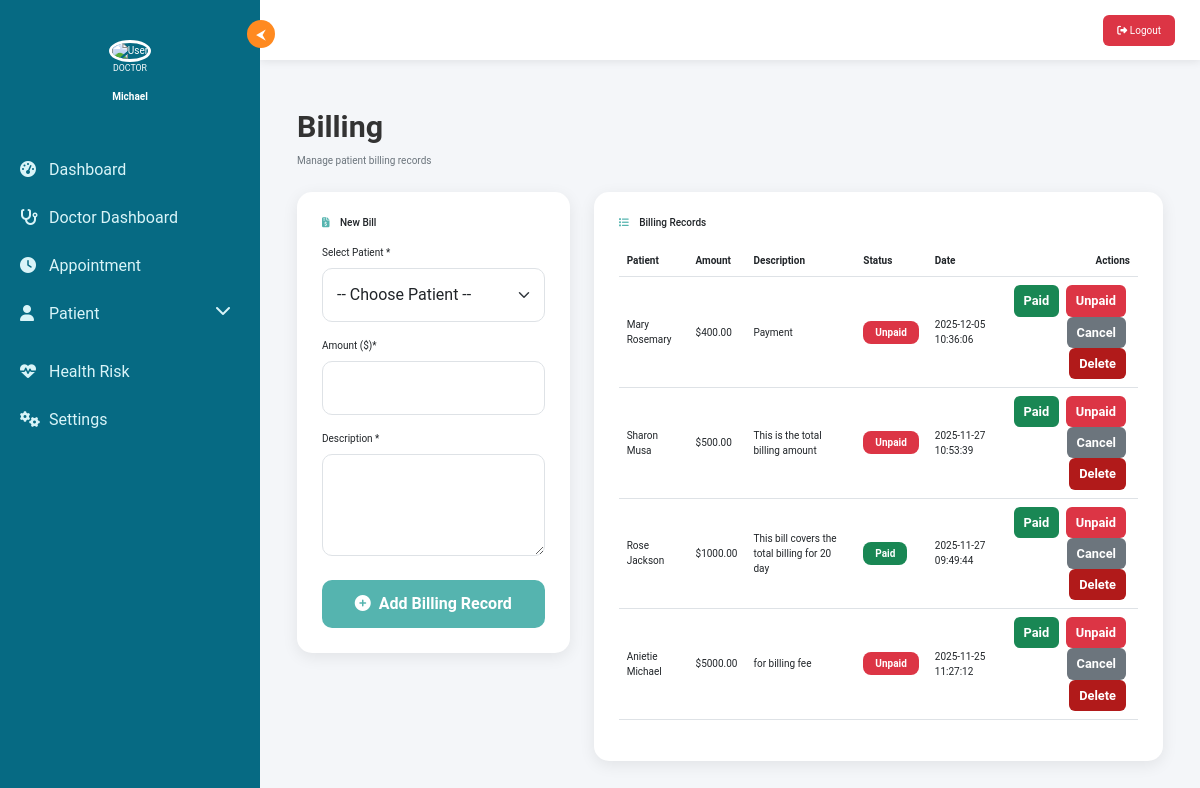
Page /billing (signed in) on the committed database.
### tables this page shows
CREATE TABLE patients (
            id INTEGER PRIMARY KEY AUTOINCREMENT,
            patient_id TEXT UNIQUE NOT NULL,
            first_name TEXT NOT NULL,
            last_name TEXT NOT NULL,
            date_of_birth DATE NOT NULL,
            gender TEXT NOT NULL,
            phone TEXT,
            email TEXT,
            address TEXT,
            emergency_contact TEXT,
            medical_history TEXT,
            created_by INTEGER,
            created_at TIMESTAMP DEFAULT CURRENT_TIMESTAMP,
            FOREIGN KEY (created_by) REFERENCES users (id)
        );

CREATE TABLE billing (
            id INTEGER PRIMARY KEY AUTOINCREMENT,
            patient_id INTEGER NOT NULL,
            description TEXT,
            amount REAL NOT NULL,
            status TEXT DEFAULT 'Unpaid',
            created_by INTEGER,
            created_at TIMESTAMP DEFAULT CURRENT_TIMESTAMP,
            FOREIGN KEY (patient_id) REFERENCES patients(id),
            FOREIGN KEY (created_by) REFERENCES users(id)
        );

### templates/app.py (the view, shortened to what this page needs)
@app.route('/billing', methods=['GET', 'POST'])
@login_required
def billing():
    if session.get('role') == 'patient':
        flash("Access restricted. Patients cannot access billing.", "danger")
        return redirect(url_for('appointments'))
    conn = get_db()
    patients = conn.execute("""
        SELECT id, first_name, last_name FROM patients ORDER BY first_name
    """).fetchall()
    bills = conn.execute("""
        SELECT b.*, p.first_name, p.last_name
        FROM billing b
        JOIN patients p ON p.id = b.patient_id
        ORDER BY b.created_at DESC
    """).fetchall()
    conn.close()
    return render_template("billing.html", patients=patients, bills=bills)

### templates/app.py (called while the page is built)
def get_db():
    conn = sqlite3.connect('hospital.db')
    conn.row_factory = sqlite3.Row
    return conn

def login_required(f):
    @wraps(f)
    def wrapper(*args, **kwargs):
        if 'user_id' not in session:
            flash("Please log in first.", "danger")
            return redirect(url_for("login"))
        return f(*args, **kwargs)
    return wrapper

### templates/templates/billing.html (shortened to what this page needs)
{% extends "base.html" %}
{% block content %}
<div class="container-fluid py-4">
    <h1 class="billing-title">Billing</h1>
    <p class="billing-subtitle">Manage patient billing records</p>
    <div class="row mt-4">
        <div class="col-lg-4 mb-4">
            <div class="billing-card">
                <h5 class="mb-3">
                    <i class="fas fa-file-invoice-dollar me-2" style="color: var(--primary-color);"></i>
                    New Bill
                </h5>
                <form method="POST" action="{{ url_for('billing') }}">
                    <div class="mb-3">
                        <label class="form-label">Select Patient *</label>
                        <select name="patient_id" class="form-select" required>
                            <option value="">-- Choose Patient --</option>
                        </select>
                    </div>
                    <div class="mb-3">
                        <label class="form-label">Amount ($)*</label>
                        <input type="number" name="amount" step="0.01" class="form-control" required>
                    </div>
                    <div class="mb-3">
                        <label class="form-label">Description *</label>
                        <textarea name="description" class="form-control" rows="3" required></textarea>
                    </div>
                    <button class="btn btn-primary w-100 mt-2">
                        <i class="fas fa-plus-circle me-1"></i>
                        Add Billing Record
                    </button>
                </form>
            </div>
        </div>
        <div class="col-lg-8 mb-4">
            <div class="billing-table-card">
                <h5 class="mb-3">
                    <i class="fas fa-list me-2" style="color: var(--primary-color);"></i>
                    Billing Records
                </h5>
                <div class="table-responsive">
                    <table class="table align-middle">
                        <thead>
                            <tr>
                                <th>Patient</th>
                                <th>Amount</th>
                                <th>Description</th>
                                <th>Status</th>
                                <th>Date</th>
                                <th class="text-end">Actions</th>
                            </tr>
                        </thead>
                        <tbody>
                            {% for b in bills %}
                            <tr>
                                <td data-label="Patient">
                                    {{ b.first_name }} {{ b.last_name }}
                                </td>
                                <td data-label="Amount">
                                    ${{ "%.2f"|format(b.amount) }}
                                </td>
                                <td data-label="Description">
                                    {{ b.description }}
                                </td>
                                <td data-label="Status">
                                    {% if b.status == "Paid" %}
                                        <span class="status-badge paid">Paid</span>
                                    {% elif b.status == "Unpaid" %}
                                        <span class="status-badge unpaid">Unpaid</span>
                                    {% else %}
                                        <span class="status-badge cancelled">Cancelled</span>
                                    {% endif %}
                                </td>
                                <td data-label="Date">
                                    {{ b.created_at }}
                                </td>
                                <td data-label="Actions" class="text-end">
                                    <a href="{{ url_for('update_bill_status', id=b.id, new_status='Paid') }}"
                                       class="action-btn btn-paid">Paid</a>
                                    <a href="{{ url_for('update_bill_status', id=b.id, new_status='Unpaid') }}"
                                       class="action-btn btn-unpaid">Unpaid</a>
                                    <a href="{{ url_for('update_bill_status', id=b.id, new_status='Cancelled') }}"
                                       class="action-btn btn-cancelled">Cancel</a>
                                    <a href="{{ url_for('delete_bill', id=b.id) }}"
                                       class="action-btn btn-delete"
                                       onclick="return confirm('Delete this billing record?');">
                                       Delete
                                    </a>
                                </td>
                            </tr>
                            {% else %}
                            <tr>
                                <td colspan="6" class="text-center py-3 text-muted">
                                    No billing records found.
                                </td>
                            </tr>
                            {% endfor %}
                        </tbody>
                    </table>
                </div>
            </div>
        </div>
    </div>
</div>
{% endblock %}

### templates/templates/base.html (shortened to what this page needs)
<!DOCTYPE html>
<html lang="en">
<head>
    <link href="https://cdn.jsdelivr.net/npm/bootstrap@5.3.0/dist/css/bootstrap.min.css" rel="stylesheet">
    <link href="https://cdnjs.cloudflare.com/ajax/libs/font-awesome/6.4.0/css/all.min.css" rel="stylesheet">
</head>
<body>
{% if session.user_id %}
<div class="sidebar" id="sidebar">
    <div class="toggle-btn" onclick="toggleSidebar()">⮜</div>
    <div class="profile">
        <img src="{{ url_for('static', filename='img/doctor.png') }}" alt="User">
        <p class="small">{{ session.role|upper if session.role else 'USER' }}</p>
        <h5>{{ session.username }}</h5>
    </div>
    <div class="menu">
        {% if session.role == 'doctor' %}
            <a href="{{ url_for('dashboard') }}"
               class="{% if request.endpoint == 'dashboard' %}active{% endif %}">
               <i class="fas fa-tachometer-alt"></i> Dashboard
            </a>
            <a href="{{ url_for('doctor_dashboard') }}"
               class="{% if request.endpoint == 'doctor_dashboard' %}active{% endif %}">
                <i class="fas fa-stethoscope"></i> Doctor Dashboard
            </a>
            <a href="{{ url_for('appointments') }}"
               class="{% if request.endpoint == 'appointments' %}active{% endif %}">
                <i class="fas fa-clock"></i> Appointment
            </a>
            <a href="javascript:void(0)" class="patient-toggle" onclick="togglePatientMenu()">
                <i class="fas fa-user"></i> Patient
                <i class="fas fa-chevron-down float-end"></i>
            </a>
            <a href="{{ url_for('assess_health_risk') }}"
               class="{% if request.endpoint == 'assess_health_risk' %}active{% endif %}">
                <i class="fas fa-heartbeat"></i> Health Risk
            </a>
            <a href="{{ url_for('settings') }}"
               class="{% if request.endpoint == 'settings' %}active{% endif %}">
                <i class="fas fa-cogs"></i> Settings
            </a>
        {% endif %}
    </div>
</div>
<div class="top-nav">
    <a href="{{ url_for('logout') }}" class="logout-btn">
        <i class="fas fa-sign-out-alt"></i> Logout
    </a>
</div>
{% endif %}
<div class="content">
    {% block content %}{% endblock %}
</div>
</body>
</html>

### templates/templates/base.html (style rules this page uses)
body { margin: 0; font-family: 'Segoe UI', Tahoma, Geneva, Verdana, sans-serif; overflow-x: hidden; background: #f4f6f9; }
.sidebar { width: 260px; height: 100vh; background: #066a83; color: #fff; position: fixed; top: 0; left: 0; padding-top: 25px; transition: 0.35s ease; z-index: 1000; }
.sidebar .profile { text-align: center; padding: 15px 0; }
.sidebar .profile img { width: 75px; height: 75px; border-radius: 50%; border: 3px solid #fff; object-fit: cover; }
.sidebar .profile h5 { margin-top: 10px; font-weight: 600; }
.menu { margin-top: 20px; }
.menu a { text-decoration: none; color: #d9f4f8; padding: 12px 20px; display: block; font-size: 16px; transition: 0.3s ease; position: relative; }
.menu a i { width: 25px; }
.patient-toggle i:last-child { transition: transform 0.3s ease; }
.top-nav { height: 60px; width: calc(100% - 260px); background: #fff; box-shadow: 0 2px 8px rgba(0,0,0,0.08); position: fixed; left: 260px; top: 0; padding: 0 25px; display: flex; justify-content: flex-end; align-items: center; transition: 0.35s ease; z-index: 900; }
.logout-btn { background: #dc3545; color: white; padding: 8px 14px; border-radius: 6px; text-decoration: none; transition: 0.3s; }
.content { margin-left: 260px; padding: 85px 25px 25px 25px; transition: 0.35s ease; }
.toggle-btn { position: absolute; top: 20px; right: -15px; background: #ff8a20; color: white; border-radius: 50%; width: 28px; height: 28px; text-align: center; line-height: 28px; cursor: pointer; font-size: 14px; transition: 0.3s ease; }

### templates/templates/billing.html (style rules this page uses)
body, p, h1, h2, h3, h4, h5, h6, label, input, select, textarea, button, table, td, th, a, span { font-family: 'Roboto', sans-serif !important; font-size:10px }
:root { --primary-color: #55B4AF; --primary-light: #73c7c3; --primary-dark: #3e8e8a; }
.billing-title { font-size: 1.9rem; font-weight: 700; color: #333; animation: fadeDown .6s ease; }
.billing-subtitle { color: #6c757d; animation: fadeDown .8s ease; }
.billing-card, .billing-table-card { background: #fff; padding: 25px; border-radius: 15px; box-shadow: 0 4px 16px rgba(0,0,0,0.08); animation: fadeUp .6s ease; }
.form-control, .form-select { padding: 14px; border-radius: 10px; transition: .3s ease; }
.btn-primary { background: var(--primary-color); border: none; padding: 12px; border-radius: 10px; font-weight: 600; transition: .3s; }
.status-badge { padding: 6px 12px; border-radius: 8px; font-weight: 600; color: #fff; }
.paid { background: #198754; }
.unpaid { background: #dc3545; }
.table thead { background: var(--primary-color); color: white; }
.action-btn { padding: 6px 10px; border-radius: 6px; font-size: .8rem; font-weight: 600; color: white; text-decoration: none; margin-right: 4px; display: inline-block; }
.btn-paid { background: #198754; }
.btn-unpaid { background: #dc3545; }
.btn-cancelled { background: #6c757d; }
.btn-delete { background: #b11a1a; }

### rows in the picture
patients: username "Michael"
billing: first_name "Mary", last_name "Rosemary", amount "400.00", description "Payment", status "Unpaid", created_at "2025-12-05 10:36:06"
billing: first_name "Sharon", last_name "Musa", amount "500.00", description "This is the total billing amount", status "Unpaid", created_at "2025-11-27 10:53:39"
billing: first_name "Rose", last_name "Jackson", amount "1000.00", description "This bill covers the total billing for 20 day", status "Paid", created_at "2025-11-27 09:49:44"
billing: first_name "Anietie", last_name "Michael", amount "5000.00", description "for billing fee", status "Unpaid", created_at "2025-11-25 11:27:12"

### other values in the picture
{{ session.role|upper if session.role else 'USER' }} "DOCTOR"
